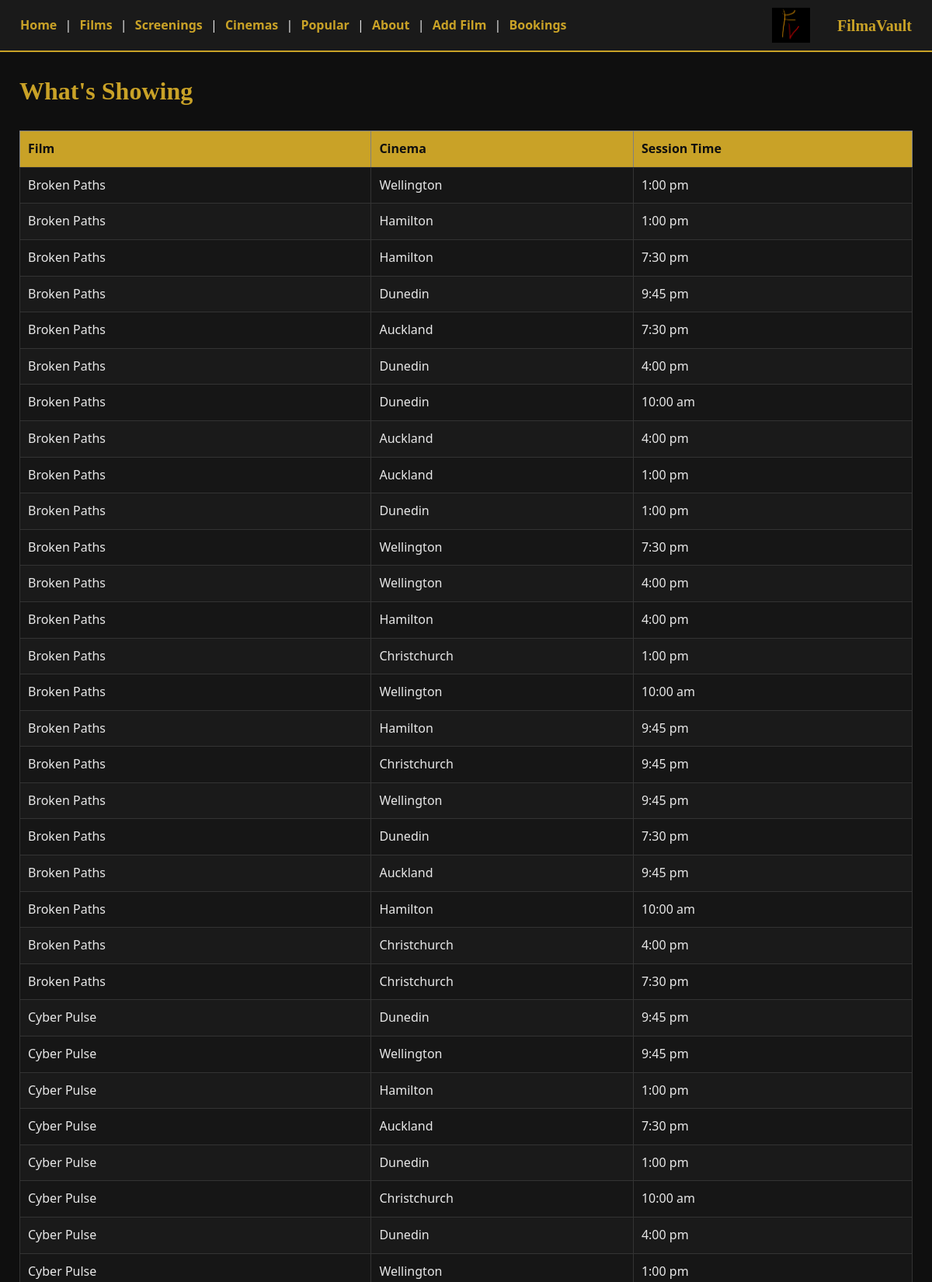
Screenshot of /screenings (upper part) with the database file from the repository.
### tables this page shows
CREATE TABLE Screening (
screening_id TEXT PRIMARY KEY,
film_id TEXT NOT NULL,
cinema_id TEXT NOT NULL,
session_time TEXT,
FOREIGN KEY (film_id) REFERENCES Film(film_id),FOREIGN KEY (cinema_id) REFERENCES Cinema(cinema_id));

CREATE TABLE Film (
film_id TEXT PRIMARY KEY,
film_name TEXT NOT NULL,
genre TEXT,
director_id TEXT NOT NULL,
FOREIGN KEY (director_id) REFERENCES Director(director_id));

CREATE TABLE Cinema (
cinema_id TEXT PRIMARY KEY,
city TEXT NOT NULL);

### app.py (the view)
@app.route("/screenings")
def screenings():
    conn = get_connection()
    screening_list = conn.execute("""
         SELECT f.film_name, c.city, s.session_time
        FROM Screening s
        JOIN Film f   ON s.film_id = f.film_id
        JOIN Cinema c ON s.cinema_id = c.cinema_id
        ORDER BY f.film_name
    """).fetchall()
    conn.close()
    return render_template("screenings.html", screenings=screening_list)

### app.py (called while the page is built)
def get_connection():
    conn = sqlite3.connect("Filmavault.db")
    conn.execute("PRAGMA foreign_keys = ON")
    conn.row_factory = sqlite3.Row
    return conn

### templates/screenings.html (shortened to what this page needs)
<!DOCTYPE html>
<html>
<head>
    <link rel="stylesheet" href="{{ url_for('static', filename='style.css') }}">
</head>
<body>
    {% include "nav.html" %}
    <h1>What's Showing</h1>
    <table border="1">
        <tr>
            <th>Film</th>
            <th>Cinema</th>
            <th>Session Time</th>
        </tr>
        {% for screening in screenings %}
        <tr>
            <td>{{ screening["film_name"] }}</td>
            <td>{{ screening["city"] }}</td>
            <td>{{ screening["session_time"] }}</td>
        </tr>
        {% endfor %}
    </table>
</body>
</html>

### static/style.css (style rules this page uses)
body { background-color: #0f0f0f; color: #e8e8e8; font-family: 'Segoe UI', Arial, sans-serif; margin: 0; line-height: 1.6; }
h1, h2 { color: #c9a227; font-family: Georgia, 'Times New Roman', serif; }
h1 { margin: 25px; }
table { border-collapse: collapse; width: calc(100% - 50px); margin: 15px 25px 25px; background-color: #1a1a1a; }
th { background-color: #c9a227; color: #0f0f0f; padding: 10px; text-align: left; }
td { border: 1px solid #333; padding: 10px; color: #e8e8e8; }
tr:nth-child(even) td { background-color: #161616; }

### rows the page displays
Screening: film_name "Broken Paths", city "Wellington", session_time "1:00 pm"
Screening: film_name "Broken Paths", city "Hamilton", session_time "1:00 pm"
Screening: film_name "Broken Paths", city "Hamilton", session_time "7:30 pm"
Screening: film_name "Broken Paths", city "Dunedin", session_time "9:45 pm"
Screening: film_name "Broken Paths", city "Auckland", session_time "7:30 pm"
Screening: film_name "Broken Paths", city "Dunedin", session_time "4:00 pm"
Screening: film_name "Broken Paths", city "Dunedin", session_time "10:00 am"
Screening: film_name "Broken Paths", city "Auckland", session_time "4:00 pm"
Screening: film_name "Broken Paths", city "Auckland", session_time "1:00 pm"
Screening: film_name "Broken Paths", city "Dunedin", session_time "1:00 pm"
Screening: film_name "Broken Paths", city "Wellington", session_time "7:30 pm"
Screening: film_name "Broken Paths", city "Wellington", session_time "4:00 pm"
Screening: film_name "Broken Paths", city "Hamilton", session_time "4:00 pm"
Screening: film_name "Broken Paths", city "Christchurch", session_time "1:00 pm"
Screening: film_name "Broken Paths", city "Wellington", session_time "10:00 am"
Screening: film_name "Broken Paths", city "Hamilton", session_time "9:45 pm"
Screening: film_name "Broken Paths", city "Christchurch", session_time "9:45 pm"
Screening: film_name "Broken Paths", city "Wellington", session_time "9:45 pm"
Screening: film_name "Broken Paths", city "Dunedin", session_time "7:30 pm"
Screening: film_name "Broken Paths", city "Auckland", session_time "9:45 pm"
Screening: film_name "Broken Paths", city "Hamilton", session_time "10:00 am"
Screening: film_name "Broken Paths", city "Christchurch", session_time "4:00 pm"
Screening: film_name "Broken Paths", city "Christchurch", session_time "7:30 pm"
Screening: film_name "Cyber Pulse", city "Dunedin", session_time "9:45 pm"
Screening: film_name "Cyber Pulse", city "Wellington", session_time "9:45 pm"
Screening: film_name "Cyber Pulse", city "Hamilton", session_time "1:00 pm"
Screening: film_name "Cyber Pulse", city "Auckland", session_time "7:30 pm"
Screening: film_name "Cyber Pulse", city "Dunedin", session_time "1:00 pm"
Screening: film_name "Cyber Pulse", city "Christchurch", session_time "10:00 am"
Screening: film_name "Cyber Pulse", city "Dunedin", session_time "4:00 pm"
Screening: film_name "Cyber Pulse", city "Wellington", session_time "1:00 pm"
